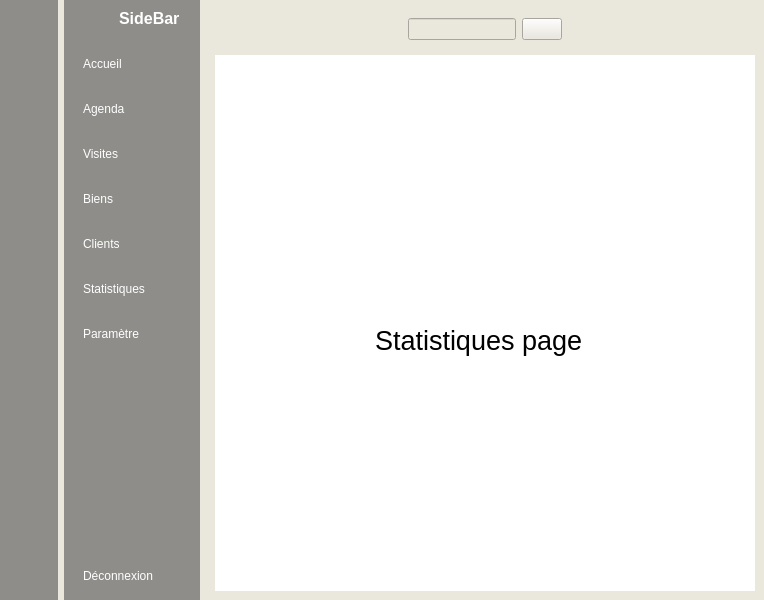
<?xml version="1.0" encoding="UTF-8"?>
<ui version="4.0">
 <class>MainWindow</class>
 <widget class="QMainWindow" name="MainWindow">
  <property name="geometry">
   <rect>
    <x>0</x>
    <y>0</y>
    <width>764</width>
    <height>600</height>
   </rect>
  </property>
  <property name="windowTitle">
   <string>MainWindow</string>
  </property>
  <property name="styleSheet">
   <string notr="true">background-color: rgb(234, 231, 220);</string>
  </property>
  <widget class="QWidget" name="centralwidget">
   <layout class="QGridLayout" name="gridLayout">
    <property name="leftMargin">
     <number>0</number>
    </property>
    <property name="topMargin">
     <number>0</number>
    </property>
    <property name="rightMargin">
     <number>0</number>
    </property>
    <property name="bottomMargin">
     <number>0</number>
    </property>
    <item row="0" column="0">
     <widget class="QWidget" name="icon_only_widget" native="true">
      <property name="styleSheet">
       <string notr="true">QWidget{
background-color: rgb(142, 141, 138);
}

QPushButton{
color:white;
height: 30px;
border:none;
border-radius:10px;
}

QPushButton:checked{
background-color:#F5FAFE;
color:rgb(142, 141, 138);
font-weight:bold;
}</string>
      </property>
      <layout class="QVBoxLayout" name="verticalLayout_3">
       <item>
        <layout class="QHBoxLayout" name="horizontalLayout_3">
         <item>
          <widget class="QLabel" name="label">
           <property name="minimumSize">
            <size>
             <width>40</width>
             <height>0</height>
            </size>
           </property>
           <property name="maximumSize">
            <size>
             <width>40</width>
             <height>40</height>
            </size>
           </property>
           <property name="text">
            <string/>
           </property>
           <property name="pixmap">
            <pixmap resource="resources.qrc">:/images/00241_Real_Estate_logo_happy_house-04.webp</pixmap>
           </property>
          </widget>
         </item>
        </layout>
       </item>
       <item>
        <layout class="QVBoxLayout" name="verticalLayout">
         <property name="spacing">
          <number>15</number>
         </property>
         <property name="topMargin">
          <number>15</number>
         </property>
         <item>
          <widget class="QPushButton" name="accueil_1">
           <property name="text">
            <string/>
           </property>
           <property name="icon">
            <iconset resource="resources.qrc">
             <normaloff>:/images/logo_dashboard.png</normaloff>
             <normalon>:/images/logo_dashboard_gris.png</normalon>:/images/logo_dashboard.png</iconset>
           </property>
           <property name="checkable">
            <bool>true</bool>
           </property>
           <property name="autoExclusive">
            <bool>true</bool>
           </property>
          </widget>
         </item>
         <item>
          <widget class="QPushButton" name="agenda_1">
           <property name="text">
            <string/>
           </property>
           <property name="icon">
            <iconset resource="resources.qrc">
             <normaloff>:/images/logo_agenda.png</normaloff>
             <normalon>:/images/logo_agenda_gris.png</normalon>:/images/logo_agenda.png</iconset>
           </property>
           <property name="checkable">
            <bool>true</bool>
           </property>
           <property name="autoExclusive">
            <bool>true</bool>
           </property>
          </widget>
         </item>
         <item>
          <widget class="QPushButton" name="visites_1">
           <property name="text">
            <string/>
           </property>
           <property name="icon">
            <iconset resource="resources.qrc">
             <normaloff>:/images/47973.png</normaloff>
             <normalon>:/images/logo_visites_gris.png</normalon>:/images/47973.png</iconset>
           </property>
           <property name="checkable">
            <bool>true</bool>
           </property>
           <property name="autoExclusive">
            <bool>true</bool>
           </property>
          </widget>
         </item>
         <item>
          <widget class="QPushButton" name="biens_1">
           <property name="text">
            <string/>
           </property>
           <property name="icon">
            <iconset resource="resources.qrc">
             <normaloff>:/images/logo_biens.png</normaloff>
             <normalon>:/images/logo_biens_gris.png</normalon>:/images/logo_biens.png</iconset>
           </property>
           <property name="checkable">
            <bool>true</bool>
           </property>
           <property name="autoExclusive">
            <bool>true</bool>
           </property>
          </widget>
         </item>
         <item>
          <widget class="QPushButton" name="clients_1">
           <property name="text">
            <string/>
           </property>
           <property name="icon">
            <iconset resource="resources.qrc">
             <normaloff>:/images/logo_client.png</normaloff>
             <normalon>:/images/logo_client_gris.png</normalon>:/images/logo_client.png</iconset>
           </property>
           <property name="checkable">
            <bool>true</bool>
           </property>
           <property name="autoExclusive">
            <bool>true</bool>
           </property>
          </widget>
         </item>
         <item>
          <widget class="QPushButton" name="statistique_1">
           <property name="text">
            <string/>
           </property>
           <property name="icon">
            <iconset resource="resources.qrc">
             <normaloff>:/images/logo_statistique.png</normaloff>
             <normalon>:/images/logo_statistique_gris.png</normalon>:/images/logo_statistique.png</iconset>
           </property>
           <property name="checkable">
            <bool>true</bool>
           </property>
           <property name="autoExclusive">
            <bool>true</bool>
           </property>
          </widget>
         </item>
         <item>
          <widget class="QPushButton" name="parametre_1">
           <property name="text">
            <string/>
           </property>
           <property name="icon">
            <iconset resource="resources.qrc">
             <normaloff>:/images/logo_parametre.png</normaloff>
             <normalon>:/images/logo_parametre_gris.png</normalon>:/images/logo_parametre.png</iconset>
           </property>
           <property name="checkable">
            <bool>true</bool>
           </property>
           <property name="autoExclusive">
            <bool>true</bool>
           </property>
          </widget>
         </item>
        </layout>
       </item>
       <item>
        <spacer name="verticalSpacer">
         <property name="orientation">
          <enum>Qt::Vertical</enum>
         </property>
         <property name="sizeHint" stdset="0">
          <size>
           <width>20</width>
           <height>173</height>
          </size>
         </property>
        </spacer>
       </item>
       <item>
        <widget class="QPushButton" name="pushButton_7">
         <property name="text">
          <string/>
         </property>
         <property name="icon">
          <iconset resource="resources.qrc">
           <normaloff>:/images/logo_connxion.png</normaloff>:/images/logo_connxion.png</iconset>
         </property>
         <property name="checkable">
          <bool>true</bool>
         </property>
        </widget>
       </item>
      </layout>
     </widget>
    </item>
    <item row="0" column="1">
     <widget class="QWidget" name="icon_name_widget" native="true">
      <property name="styleSheet">
       <string notr="true">QWidget{
background-color: rgb(142, 141, 138);
color:white;
}

QPushButton{
color:white;
text-align:left;
height: 30px;
border:none;
padding-left:10px;
border-top-left-radius:10px;
border-bottom-left-radius:10px;
}

QPushButton:checked{
background-color:#F5FAFE;
color:rgb(142, 141, 138);
font-weight:bold;
}</string>
      </property>
      <layout class="QVBoxLayout" name="verticalLayout_4">
       <property name="rightMargin">
        <number>0</number>
       </property>
       <item>
        <layout class="QHBoxLayout" name="horizontalLayout">
         <property name="rightMargin">
          <number>20</number>
         </property>
         <item>
          <widget class="QLabel" name="label_2">
           <property name="minimumSize">
            <size>
             <width>40</width>
             <height>0</height>
            </size>
           </property>
           <property name="maximumSize">
            <size>
             <width>40</width>
             <height>40</height>
            </size>
           </property>
           <property name="text">
            <string/>
           </property>
           <property name="pixmap">
            <pixmap resource="resources.qrc">:/images/00241_Real_Estate_logo_happy_house-04.webp</pixmap>
           </property>
          </widget>
         </item>
         <item>
          <widget class="QLabel" name="label_3">
           <property name="font">
            <font>
             <pointsize>12</pointsize>
             <weight>75</weight>
             <bold>true</bold>
            </font>
           </property>
           <property name="text">
            <string>SideBar</string>
           </property>
          </widget>
         </item>
        </layout>
       </item>
       <item>
        <layout class="QVBoxLayout" name="verticalLayout_2">
         <property name="spacing">
          <number>15</number>
         </property>
         <property name="topMargin">
          <number>15</number>
         </property>
         <item>
          <widget class="QPushButton" name="accueil_2">
           <property name="text">
            <string>Accueil</string>
           </property>
           <property name="icon">
            <iconset resource="resources.qrc">
             <normaloff>:/images/logo_dashboard.png</normaloff>
             <normalon>:/images/logo_dashboard_gris.png</normalon>:/images/logo_dashboard.png</iconset>
           </property>
           <property name="checkable">
            <bool>true</bool>
           </property>
           <property name="autoExclusive">
            <bool>true</bool>
           </property>
          </widget>
         </item>
         <item>
          <widget class="QPushButton" name="agenda_2">
           <property name="text">
            <string>Agenda</string>
           </property>
           <property name="icon">
            <iconset resource="resources.qrc">
             <normaloff>:/images/logo_agenda.png</normaloff>
             <normalon>:/images/logo_agenda_gris.png</normalon>:/images/logo_agenda.png</iconset>
           </property>
           <property name="checkable">
            <bool>true</bool>
           </property>
           <property name="autoExclusive">
            <bool>true</bool>
           </property>
          </widget>
         </item>
         <item>
          <widget class="QPushButton" name="visites_2">
           <property name="text">
            <string>Visites</string>
           </property>
           <property name="icon">
            <iconset resource="resources.qrc">
             <normaloff>:/images/47973.png</normaloff>
             <normalon>:/images/logo_visites_gris.png</normalon>:/images/47973.png</iconset>
           </property>
           <property name="checkable">
            <bool>true</bool>
           </property>
           <property name="autoExclusive">
            <bool>true</bool>
           </property>
          </widget>
         </item>
         <item>
          <widget class="QPushButton" name="biens_2">
           <property name="text">
            <string>Biens</string>
           </property>
           <property name="icon">
            <iconset resource="resources.qrc">
             <normaloff>:/images/logo_biens.png</normaloff>
             <normalon>:/images/logo_biens_gris.png</normalon>:/images/logo_biens.png</iconset>
           </property>
           <property name="checkable">
            <bool>true</bool>
           </property>
           <property name="autoExclusive">
            <bool>true</bool>
           </property>
          </widget>
         </item>
         <item>
          <widget class="QPushButton" name="clients_2">
           <property name="text">
            <string>Clients</string>
           </property>
           <property name="icon">
            <iconset resource="resources.qrc">
             <normaloff>:/images/logo_client.png</normaloff>
             <normalon>:/images/logo_client_gris.png</normalon>:/images/logo_client.png</iconset>
           </property>
           <property name="checkable">
            <bool>true</bool>
           </property>
           <property name="autoExclusive">
            <bool>true</bool>
           </property>
          </widget>
         </item>
         <item>
          <widget class="QPushButton" name="statistiques_2">
           <property name="text">
            <string>Statistiques</string>
           </property>
           <property name="icon">
            <iconset resource="resources.qrc">
             <normaloff>:/images/logo_statistique.png</normaloff>
             <normalon>:/images/logo_statistique_gris.png</normalon>:/images/logo_statistique.png</iconset>
           </property>
           <property name="checkable">
            <bool>true</bool>
           </property>
           <property name="autoExclusive">
            <bool>true</bool>
           </property>
          </widget>
         </item>
         <item>
          <widget class="QPushButton" name="parametre_2">
           <property name="text">
            <string>Paramètre</string>
           </property>
           <property name="icon">
            <iconset resource="resources.qrc">
             <normaloff>:/images/logo_parametre.png</normaloff>
             <normalon>:/images/logo_parametre_gris.png</normalon>:/images/logo_parametre.png</iconset>
           </property>
           <property name="checkable">
            <bool>true</bool>
           </property>
           <property name="autoExclusive">
            <bool>true</bool>
           </property>
          </widget>
         </item>
        </layout>
       </item>
       <item>
        <spacer name="verticalSpacer_2">
         <property name="orientation">
          <enum>Qt::Vertical</enum>
         </property>
         <property name="sizeHint" stdset="0">
          <size>
           <width>20</width>
           <height>173</height>
          </size>
         </property>
        </spacer>
       </item>
       <item>
        <widget class="QPushButton" name="pushButton_11">
         <property name="text">
          <string>Déconnexion</string>
         </property>
         <property name="icon">
          <iconset resource="resources.qrc">
           <normaloff>:/images/logo_connxion.png</normaloff>:/images/logo_connxion.png</iconset>
         </property>
         <property name="checkable">
          <bool>true</bool>
         </property>
        </widget>
       </item>
      </layout>
     </widget>
    </item>
    <item row="0" column="2">
     <widget class="QWidget" name="main_menu" native="true">
      <layout class="QVBoxLayout" name="verticalLayout_5">
       <item>
        <widget class="QWidget" name="header_widget" native="true">
         <layout class="QHBoxLayout" name="horizontalLayout_4">
          <item>
           <widget class="QPushButton" name="menu">
            <property name="styleSheet">
             <string notr="true">border:none;</string>
            </property>
            <property name="text">
             <string/>
            </property>
            <property name="icon">
             <iconset resource="resources.qrc">
              <normaloff>:/images/logo_menu.png</normaloff>:/images/logo_menu.png</iconset>
            </property>
            <property name="iconSize">
             <size>
              <width>20</width>
              <height>20</height>
             </size>
            </property>
            <property name="checkable">
             <bool>true</bool>
            </property>
           </widget>
          </item>
          <item>
           <spacer name="horizontalSpacer">
            <property name="orientation">
             <enum>Qt::Horizontal</enum>
            </property>
            <property name="sizeHint" stdset="0">
             <size>
              <width>135</width>
              <height>20</height>
             </size>
            </property>
           </spacer>
          </item>
          <item>
           <layout class="QHBoxLayout" name="horizontalLayout_2">
            <item>
             <widget class="QLineEdit" name="lineEdit"/>
            </item>
            <item>
             <widget class="QPushButton" name="pushButton_16">
              <property name="text">
               <string/>
              </property>
              <property name="icon">
               <iconset resource="resources.qrc">
                <normaloff>:/images/logo_recherche.png</normaloff>:/images/logo_recherche.png</iconset>
              </property>
              <property name="iconSize">
               <size>
                <width>20</width>
                <height>20</height>
               </size>
              </property>
             </widget>
            </item>
           </layout>
          </item>
          <item>
           <spacer name="horizontalSpacer_2">
            <property name="orientation">
             <enum>Qt::Horizontal</enum>
            </property>
            <property name="sizeHint" stdset="0">
             <size>
              <width>135</width>
              <height>20</height>
             </size>
            </property>
           </spacer>
          </item>
          <item>
           <widget class="QPushButton" name="pushButton_17">
            <property name="styleSheet">
             <string notr="true">border:none;</string>
            </property>
            <property name="text">
             <string/>
            </property>
            <property name="icon">
             <iconset resource="resources.qrc">
              <normaloff>:/images/logo_compte.png</normaloff>:/images/logo_compte.png</iconset>
            </property>
           </widget>
          </item>
         </layout>
        </widget>
       </item>
       <item>
        <widget class="QStackedWidget" name="stackedWidget">
         <property name="styleSheet">
          <string notr="true">background-color: rgb(255, 255, 255);</string>
         </property>
         <property name="currentIndex">
          <number>5</number>
         </property>
         <widget class="QWidget" name="accueil_page">
          <widget class="QLabel" name="label_4">
           <property name="geometry">
            <rect>
             <x>170</x>
             <y>240</y>
             <width>191</width>
             <height>51</height>
            </rect>
           </property>
           <property name="font">
            <font>
             <pointsize>20</pointsize>
            </font>
           </property>
           <property name="text">
            <string>Accueil page</string>
           </property>
          </widget>
         </widget>
         <widget class="QWidget" name="agenda_page">
          <widget class="QLabel" name="label_5">
           <property name="geometry">
            <rect>
             <x>180</x>
             <y>250</y>
             <width>191</width>
             <height>51</height>
            </rect>
           </property>
           <property name="font">
            <font>
             <pointsize>20</pointsize>
            </font>
           </property>
           <property name="text">
            <string>Agenda page</string>
           </property>
          </widget>
         </widget>
         <widget class="QWidget" name="visites_page">
          <widget class="QLabel" name="label_6">
           <property name="geometry">
            <rect>
             <x>210</x>
             <y>230</y>
             <width>191</width>
             <height>51</height>
            </rect>
           </property>
           <property name="font">
            <font>
             <pointsize>20</pointsize>
            </font>
           </property>
           <property name="text">
            <string>Visites page</string>
           </property>
          </widget>
         </widget>
         <widget class="QWidget" name="biens_page">
          <widget class="QLabel" name="label_7">
           <property name="geometry">
            <rect>
             <x>190</x>
             <y>230</y>
             <width>191</width>
             <height>51</height>
            </rect>
           </property>
           <property name="font">
            <font>
             <pointsize>20</pointsize>
            </font>
           </property>
           <property name="text">
            <string>Biens page</string>
           </property>
          </widget>
         </widget>
         <widget class="QWidget" name="clients_page_2">
          <widget class="QLabel" name="label_8">
           <property name="geometry">
            <rect>
             <x>150</x>
             <y>230</y>
             <width>221</width>
             <height>51</height>
            </rect>
           </property>
           <property name="font">
            <font>
             <pointsize>20</pointsize>
            </font>
           </property>
           <property name="text">
            <string>Clients page</string>
           </property>
          </widget>
         </widget>
         <widget class="QWidget" name="statistique_page">
          <widget class="QLabel" name="label_10">
           <property name="geometry">
            <rect>
             <x>160</x>
             <y>260</y>
             <width>241</width>
             <height>51</height>
            </rect>
           </property>
           <property name="font">
            <font>
             <pointsize>20</pointsize>
            </font>
           </property>
           <property name="text">
            <string>Statistiques page</string>
           </property>
          </widget>
         </widget>
         <widget class="QWidget" name="parametre_page">
          <widget class="QLabel" name="label_9">
           <property name="geometry">
            <rect>
             <x>170</x>
             <y>230</y>
             <width>191</width>
             <height>51</height>
            </rect>
           </property>
           <property name="font">
            <font>
             <pointsize>20</pointsize>
            </font>
           </property>
           <property name="text">
            <string>Paramètre page</string>
           </property>
          </widget>
         </widget>
        </widget>
       </item>
      </layout>
     </widget>
    </item>
   </layout>
  </widget>
 </widget>
 <resources>
  <include location="resources.qrc"/>
 </resources>
 <connections>
  <connection>
   <sender>menu</sender>
   <signal>toggled(bool)</signal>
   <receiver>icon_only_widget</receiver>
   <slot>setHidden(bool)</slot>
   <hints>
    <hint type="sourcelabel">
     <x>248</x>
     <y>34</y>
    </hint>
    <hint type="destinationlabel">
     <x>52</x>
     <y>383</y>
    </hint>
   </hints>
  </connection>
  <connection>
   <sender>menu</sender>
   <signal>toggled(bool)</signal>
   <receiver>icon_name_widget</receiver>
   <slot>setVisible(bool)</slot>
   <hints>
    <hint type="sourcelabel">
     <x>234</x>
     <y>31</y>
    </hint>
    <hint type="destinationlabel">
     <x>204</x>
     <y>365</y>
    </hint>
   </hints>
  </connection>
  <connection>
   <sender>parametre_1</sender>
   <signal>toggled(bool)</signal>
   <receiver>parametre_2</receiver>
   <slot>setChecked(bool)</slot>
   <hints>
    <hint type="sourcelabel">
     <x>27</x>
     <y>363</y>
    </hint>
    <hint type="destinationlabel">
     <x>127</x>
     <y>367</y>
    </hint>
   </hints>
  </connection>
  <connection>
   <sender>statistique_1</sender>
   <signal>toggled(bool)</signal>
   <receiver>statistiques_2</receiver>
   <slot>setChecked(bool)</slot>
   <hints>
    <hint type="sourcelabel">
     <x>32</x>
     <y>311</y>
    </hint>
    <hint type="destinationlabel">
     <x>119</x>
     <y>310</y>
    </hint>
   </hints>
  </connection>
  <connection>
   <sender>clients_1</sender>
   <signal>toggled(bool)</signal>
   <receiver>clients_2</receiver>
   <slot>setChecked(bool)</slot>
   <hints>
    <hint type="sourcelabel">
     <x>48</x>
     <y>266</y>
    </hint>
    <hint type="destinationlabel">
     <x>106</x>
     <y>266</y>
    </hint>
   </hints>
  </connection>
  <connection>
   <sender>biens_1</sender>
   <signal>toggled(bool)</signal>
   <receiver>biens_2</receiver>
   <slot>setChecked(bool)</slot>
   <hints>
    <hint type="sourcelabel">
     <x>25</x>
     <y>222</y>
    </hint>
    <hint type="destinationlabel">
     <x>103</x>
     <y>225</y>
    </hint>
   </hints>
  </connection>
  <connection>
   <sender>visites_1</sender>
   <signal>toggled(bool)</signal>
   <receiver>visites_2</receiver>
   <slot>setChecked(bool)</slot>
   <hints>
    <hint type="sourcelabel">
     <x>41</x>
     <y>177</y>
    </hint>
    <hint type="destinationlabel">
     <x>98</x>
     <y>180</y>
    </hint>
   </hints>
  </connection>
  <connection>
   <sender>agenda_1</sender>
   <signal>toggled(bool)</signal>
   <receiver>agenda_2</receiver>
   <slot>setChecked(bool)</slot>
   <hints>
    <hint type="sourcelabel">
     <x>41</x>
     <y>131</y>
    </hint>
    <hint type="destinationlabel">
     <x>129</x>
     <y>139</y>
    </hint>
   </hints>
  </connection>
  <connection>
   <sender>agenda_2</sender>
   <signal>toggled(bool)</signal>
   <receiver>agenda_1</receiver>
   <slot>setChecked(bool)</slot>
   <hints>
    <hint type="sourcelabel">
     <x>114</x>
     <y>125</y>
    </hint>
    <hint type="destinationlabel">
     <x>37</x>
     <y>128</y>
    </hint>
   </hints>
  </connection>
  <connection>
   <sender>visites_2</sender>
   <signal>toggled(bool)</signal>
   <receiver>visites_1</receiver>
   <slot>setChecked(bool)</slot>
   <hints>
    <hint type="sourcelabel">
     <x>180</x>
     <y>171</y>
    </hint>
    <hint type="destinationlabel">
     <x>33</x>
     <y>174</y>
    </hint>
   </hints>
  </connection>
  <connection>
   <sender>biens_2</sender>
   <signal>toggled(bool)</signal>
   <receiver>biens_1</receiver>
   <slot>setChecked(bool)</slot>
   <hints>
    <hint type="sourcelabel">
     <x>172</x>
     <y>219</y>
    </hint>
    <hint type="destinationlabel">
     <x>45</x>
     <y>224</y>
    </hint>
   </hints>
  </connection>
  <connection>
   <sender>clients_2</sender>
   <signal>toggled(bool)</signal>
   <receiver>clients_1</receiver>
   <slot>setChecked(bool)</slot>
   <hints>
    <hint type="sourcelabel">
     <x>178</x>
     <y>272</y>
    </hint>
    <hint type="destinationlabel">
     <x>43</x>
     <y>271</y>
    </hint>
   </hints>
  </connection>
  <connection>
   <sender>statistiques_2</sender>
   <signal>toggled(bool)</signal>
   <receiver>statistique_1</receiver>
   <slot>setChecked(bool)</slot>
   <hints>
    <hint type="sourcelabel">
     <x>175</x>
     <y>316</y>
    </hint>
    <hint type="destinationlabel">
     <x>38</x>
     <y>315</y>
    </hint>
   </hints>
  </connection>
  <connection>
   <sender>parametre_2</sender>
   <signal>toggled(bool)</signal>
   <receiver>parametre_1</receiver>
   <slot>setChecked(bool)</slot>
   <hints>
    <hint type="sourcelabel">
     <x>143</x>
     <y>342</y>
    </hint>
    <hint type="destinationlabel">
     <x>35</x>
     <y>351</y>
    </hint>
   </hints>
  </connection>
  <connection>
   <sender>accueil_1</sender>
   <signal>toggled(bool)</signal>
   <receiver>accueil_2</receiver>
   <slot>setChecked(bool)</slot>
   <hints>
    <hint type="sourcelabel">
     <x>32</x>
     <y>76</y>
    </hint>
    <hint type="destinationlabel">
     <x>99</x>
     <y>76</y>
    </hint>
   </hints>
  </connection>
  <connection>
   <sender>accueil_2</sender>
   <signal>toggled(bool)</signal>
   <receiver>accueil_1</receiver>
   <slot>setChecked(bool)</slot>
   <hints>
    <hint type="sourcelabel">
     <x>155</x>
     <y>92</y>
    </hint>
    <hint type="destinationlabel">
     <x>45</x>
     <y>90</y>
    </hint>
   </hints>
  </connection>
  <connection>
   <sender>pushButton_7</sender>
   <signal>toggled(bool)</signal>
   <receiver>MainWindow</receiver>
   <slot>close()</slot>
   <hints>
    <hint type="sourcelabel">
     <x>29</x>
     <y>582</y>
    </hint>
    <hint type="destinationlabel">
     <x>26</x>
     <y>664</y>
    </hint>
   </hints>
  </connection>
  <connection>
   <sender>pushButton_11</sender>
   <signal>toggled(bool)</signal>
   <receiver>MainWindow</receiver>
   <slot>close()</slot>
   <hints>
    <hint type="sourcelabel">
     <x>110</x>
     <y>576</y>
    </hint>
    <hint type="destinationlabel">
     <x>113</x>
     <y>655</y>
    </hint>
   </hints>
  </connection>
 </connections>
</ui>
